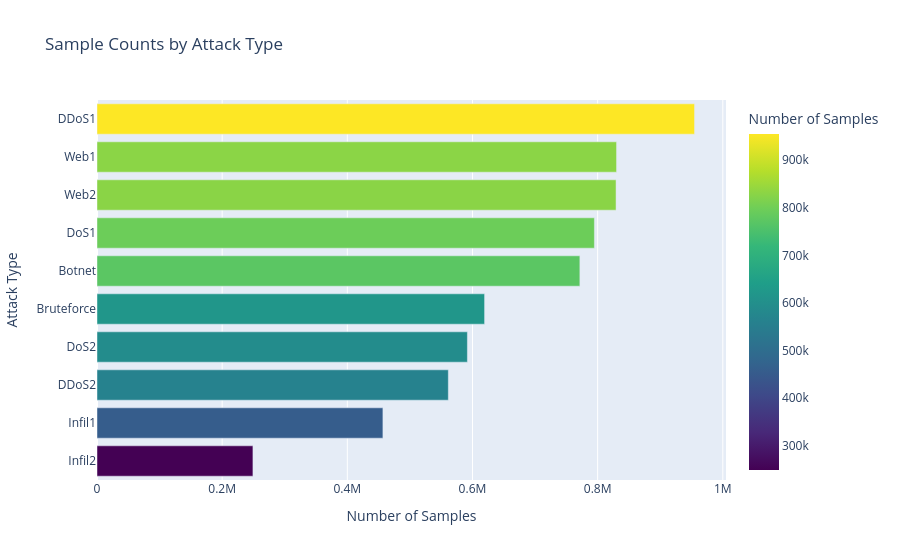

Notebook code for this chart:
### Code cell
# Visualize dataset sizes
fig = px.bar(dataset_sizes.sort_values('Samples', ascending=True), 
             y='Attack Type', x='Samples',
             orientation='h',
             title='Sample Counts by Attack Type',
             labels={'Samples': 'Number of Samples'},
             color='Samples',
             color_continuous_scale='Viridis')
fig.show()

### Figure 1 — Plotly figure (JSON) as saved in the notebook; plotly's stock layout.template omitted (floating-point values rounded to 4 significant figures)
{"data": [{"hovertemplate": "Number of Samples=%{marker.color}<br>Attack Type=%{y}<extra></extra>", "legendgroup": "", "marker": {"color": [249170, 456873, 561396, 591873, 619346, 771587, 794812, 829405, 830224, 954846], "coloraxis": "coloraxis", "pattern": {"shape": ""}}, "name": "", "orientation": "h", "showlegend": false, "textposition": "auto", "type": "bar", "x": [249170, 456873, 561396, 591873, 619346, 771587, 794812, 829405, 830224, 954846], "xaxis": "x", "y": ["Infil2", "Infil1", "DDoS2", "DoS2", "Bruteforce", "Botnet", "DoS1", "Web2", "Web1", "DDoS1"], "yaxis": "y"}], "layout": {"barmode": "relative", "coloraxis": {"colorbar": {"title": {"text": "Number of Samples"}}, "colorscale": [[0, "#440154"], [0.1111, "#482878"], [0.2222, "#3e4989"], [0.3333, "#31688e"], [0.4444, "#26828e"], [0.5556, "#1f9e89"], [0.6667, "#35b779"], [0.7778, "#6ece58"], [0.8889, "#b5de2b"], [1, "#fde725"]]}, "legend": {"tracegroupgap": 0}, "title": {"text": "Sample Counts by Attack Type"}, "xaxis": {"anchor": "y", "domain": [0, 1], "title": {"text": "Number of Samples"}}, "yaxis": {"anchor": "x", "domain": [0, 1], "title": {"text": "Attack Type"}}}}
